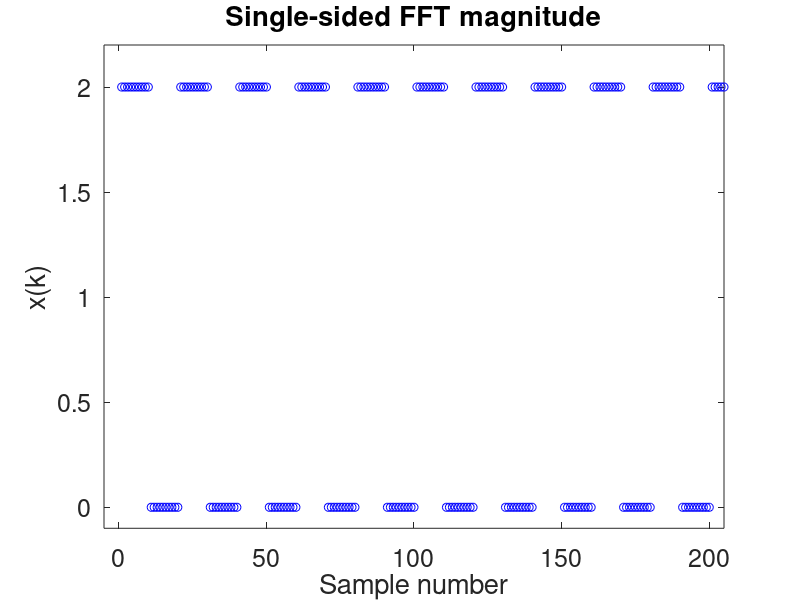

MATLAB code to generate this figure: (Note: this script raises an error after producing the figure.)
%HW10_DSP Digital Signal Proessing
x = 0;
x(1:10) = 2;
x(11:20) = 0;
x = [x x x x x x x x x x x x 2*ones(1,10) zeros(1,6)];
N = 2^nextpow2(length(x));      %compute number of zeros to pad
xpad = [x zeros(1,N-length(x))];    %add the zero padding
%PLOT
figure(1)
plot(x, 'bo');
axis([-5 205 -0.1 2.2]);
ylabel('x(k)'); xlabel('Sample number')
title('Single-sided FFT magnitude');
set(gca, 'FontSize', 18);
%FFT
figure(2)
plotFFT(x);

%inverse FFT
NN  =length(x);
X = fft(x);
xrecovered = fft(conj(X)/N);
figure(3)
plot(real(xrecovered));

b = fir1(10,0.2);               %10th order, 11 sample LPF with cutoff freq of 0.2 fN
freqz(b)


